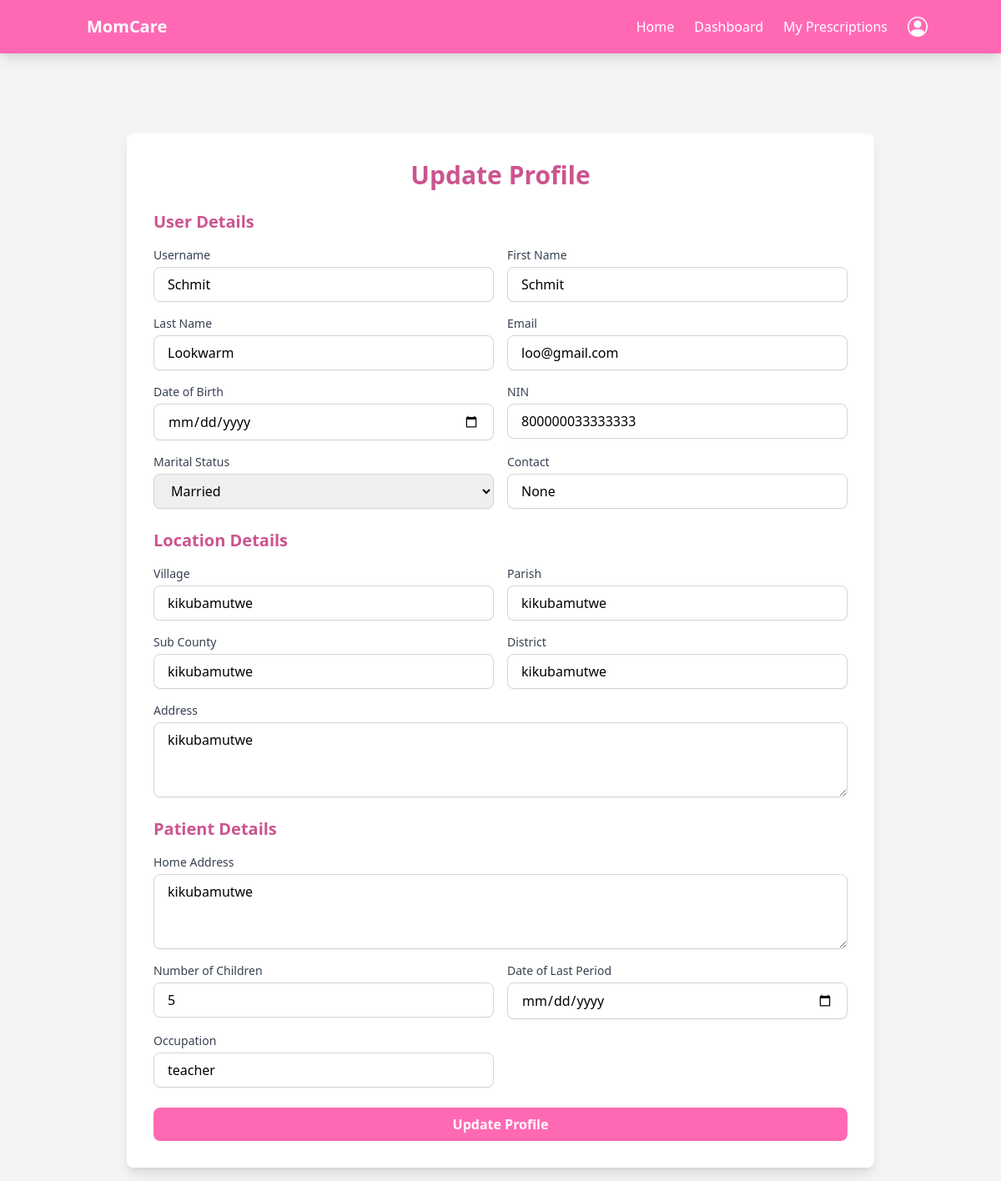
The app's page /profile_update/ (signed in), older data.
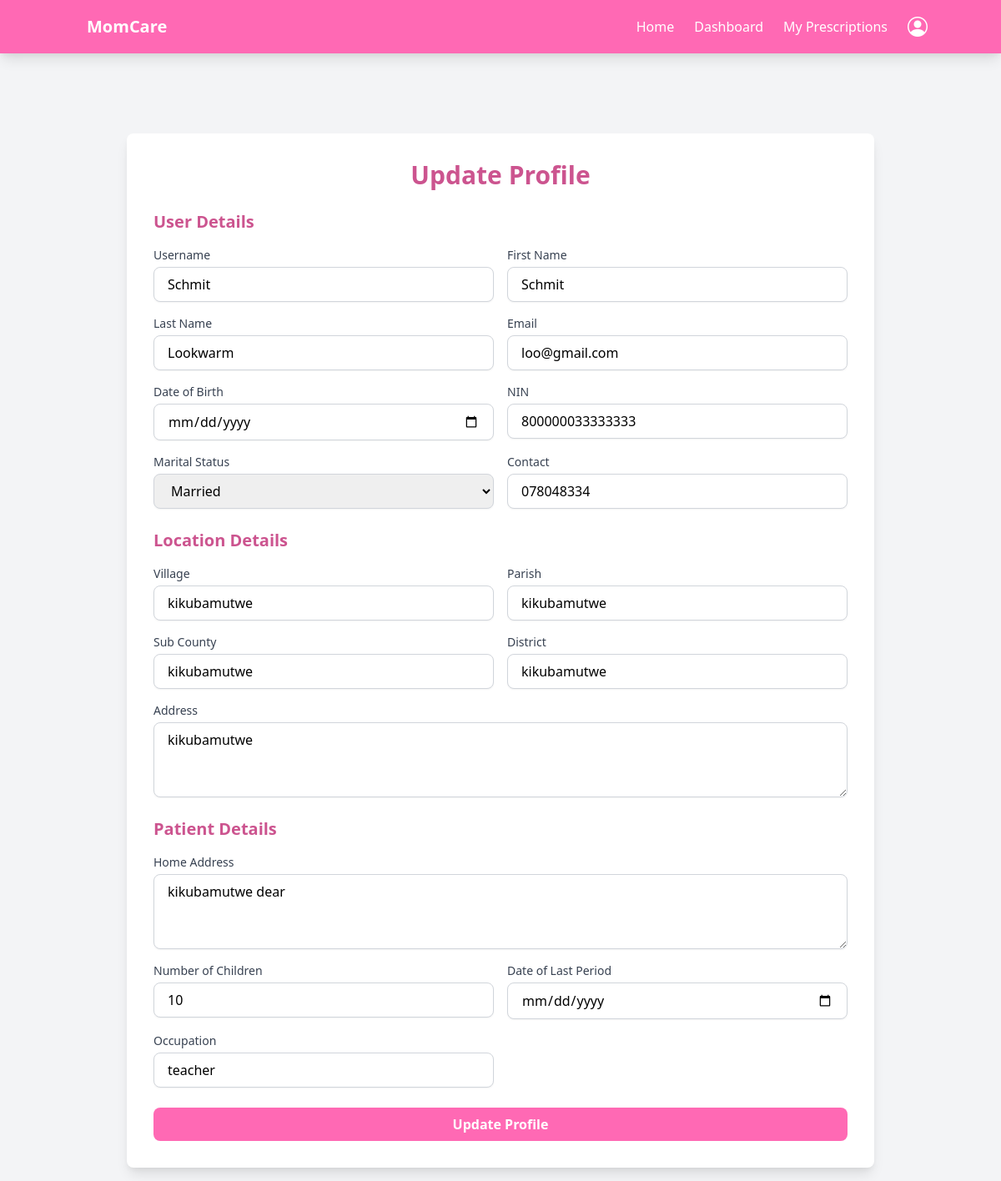
The same page, newer data.
### accounts/models.py (models this page shows, shortened)
class User(AbstractBaseUser, PermissionsMixin):
    username = models.CharField(max_length=150, unique=True)
    first_name = models.CharField(max_length=150)
    last_name = models.CharField(max_length=150)
    email = models.EmailField(unique=True)
    date_of_birth = models.DateField(null=True, blank=True)
    nin = models.CharField(max_length=20, unique=True, null=True, blank=True)
    marital_status = models.CharField(
        max_length=20,
        choices=[('Single', 'Single'), ('Married', 'Married')],
        null=True, blank=True
    )
    contact = models.CharField(max_length=15, null=True, blank=True)
    health_insurance_details = models.TextField(null=True, blank=True)
    government_scheme_eligibility = models.TextField(null=True, blank=True)
    is_doctor = models.BooleanField(default=False)
    is_patient = models.BooleanField(default=False)
    is_hospital = models.BooleanField(default=False)
    is_active = models.BooleanField(default=True)
    is_staff = models.BooleanField(default=False)
    created_at = models.DateTimeField(default=timezone.now)
    updated_at = models.DateTimeField(auto_now=True)
    objects = CustomUserManager()
    USERNAME_FIELD = 'username'
    REQUIRED_FIELDS = ['first_name', 'last_name', 'email']

class Patient(models.Model):
    user = models.OneToOneField(User, on_delete=models.CASCADE, related_name="patient_profile")
    age = models.IntegerField(null=True, blank=True)
    home_address = models.TextField(null=True, blank=True)
    number_of_children = models.IntegerField(null=True, blank=True)
    date_of_last_period = models.DateField(null=True, blank=True)
    occupation = models.CharField(max_length=255, null=True, blank=True)
    gestational_age = models.IntegerField(null=True, blank=True)  # Weeks of pregnancy
    expected_due_date = models.DateField(null=True, blank=True)
    type_of_pregnancy = models.CharField(max_length=20, choices=[('Single', 'Single'), ('Twins', 'Twins'), ('Multiples', 'Multiples')], null=True, blank=True)
    previous_pregnancies = models.IntegerField(null=True, blank=True)
    delivery_history = models.TextField(null=True, blank=True)
    high_risk_factors = models.TextField(null=True, blank=True)
    fetal_health = models.TextField(null=True, blank=True)
    pre_existing_conditions = models.TextField(null=True, blank=True)
    previous_surgeries = models.TextField(null=True, blank=True)
    current_medications = models.TextField(null=True, blank=True)
    allergies = models.TextField(null=True, blank=True)
    blood_type = models.CharField(max_length=5, null=True, blank=True)
    family_medical_history = models.TextField(null=True, blank=True)
    diet_preferences = models.TextField(null=True, blank=True)
    exercise_level = models.TextField(null=True, blank=True)
    smoking_alcohol_drug_use = models.TextField(null=True, blank=True)
    mental_health_status = models.TextField(null=True, blank=True)

### accounts/views.py (the view)
# urls.py: path('profile_update/', profile_update, name='profile_update'),
@login_required
def profile_update(request):
    user = request.user
    location, _ = Location.objects.get_or_create(user=user)
    patient, _ = Patient.objects.get_or_create(user=user)
    if request.method == 'POST':
        user_form = UserUpdateForm(request.POST, instance=user)
        location_form = LocationUpdateForm(request.POST, instance=location)
        patient_form = PatientUpdateForm(request.POST, instance=patient)
        if user_form.is_valid() and location_form.is_valid() and patient_form.is_valid():
            user_form.save()
            location_form.save()
            patient_form.save()
            messages.success(request, 'Your profile has been updated successfully!')
            return redirect('home')
        else:
            for field, errors in user_form.errors.items():
                for error in errors:
                    messages.error(request, f"User - {field}: {error}")
            for field, errors in location_form.errors.items():
                for error in errors:
                    messages.error(request, f"Location - {field}: {error}")
            for field, errors in patient_form.errors.items():
                for error in errors:
                    messages.error(request, f"Patient - {field}: {error}")
    else:
        user_form = UserUpdateForm(instance=user)
        location_form = LocationUpdateForm(instance=location)
        patient_form = PatientUpdateForm(instance=patient)
    return render(request, 'accounts/profile_update.html', {
        'user_form': user_form,
        'location_form': location_form,
        'patient_form': patient_form,
    })

### accounts/forms.py
class UserUpdateForm(forms.ModelForm):
        class Meta:
            model = User
            fields = ['username', 'first_name', 'last_name', 'email', 'date_of_birth', 'nin', 'marital_status', 'contact']
            widgets = {
                'username': forms.TextInput(attrs={'class': 'form-input', 'placeholder': 'Enter username'}),
                'first_name': forms.TextInput(attrs={'class': 'form-input', 'placeholder': 'Enter first name'}),
                'last_name': forms.TextInput(attrs={'class': 'form-input', 'placeholder': 'Enter last name'}),
                'email': forms.EmailInput(attrs={'class': 'form-input', 'placeholder': 'Enter email'}),
                'date_of_birth': forms.DateInput(attrs={'class': 'form-input', 'type': 'date'}),
                'nin': forms.TextInput(attrs={'class': 'form-input', 'placeholder': 'Enter NIN'}),
                'marital_status': forms.Select(attrs={'class': 'form-input'}),
                'contact': forms.TextInput(attrs={'class': 'form-input', 'placeholder': 'Enter contact number'}),
            }

### templates/accounts/profile_update.html (shortened to what the changed rows need)
{% extends 'base.html' %}
{% load static %}
{% block content %}
<main class="mt-16 sm:mt-20 min-h-screen flex items-center justify-center bg-gray-100">
    <div class="w-full max-w-4xl p-6 sm:p-8 bg-white rounded-lg shadow-lg">
        <h2 class="text-2xl sm:text-3xl font-bold text-hotpink-dark mb-6 text-center">Update Profile</h2>
        <form method="post" class="space-y-6">
            <div>
                <div class="grid grid-cols-1 sm:grid-cols-2 gap-4">
                    <div>
                        <label for="username" class="block text-sm font-medium text-gray-700">Username</label>
                        <input type="text" id="username" name="username" value="{{ user_form.instance.username }}"
                               class="mt-1 block w-full px-4 py-2 border border-gray-300 rounded-lg shadow-sm focus:ring-hotpink focus:border-hotpink"
                               placeholder="Enter username">
                    </div>
                    <div>
                        <label for="first_name" class="block text-sm font-medium text-gray-700">First Name</label>
                        <input type="text" id="first_name" name="first_name" value="{{ user_form.instance.first_name }}"
                               class="mt-1 block w-full px-4 py-2 border border-gray-300 rounded-lg shadow-sm focus:ring-hotpink focus:border-hotpink"
                               placeholder="Enter first name">
                    </div>
                    <div>
                        <label for="last_name" class="block text-sm font-medium text-gray-700">Last Name</label>
                        <input type="text" id="last_name" name="last_name" value="{{ user_form.instance.last_name }}"
                               class="mt-1 block w-full px-4 py-2 border border-gray-300 rounded-lg shadow-sm focus:ring-hotpink focus:border-hotpink"
                               placeholder="Enter last name">
                    </div>
                    <div>
                        <label for="email" class="block text-sm font-medium text-gray-700">Email</label>
                        <input type="email" id="email" name="email" value="{{ user_form.instance.email }}"
                               class="mt-1 block w-full px-4 py-2 border border-gray-300 rounded-lg shadow-sm focus:ring-hotpink focus:border-hotpink"
                               placeholder="Enter email">
                    </div>
                    <div>
                        <label for="date_of_birth" class="block text-sm font-medium text-gray-700">Date of Birth</label>
                        <input type="date" id="date_of_birth" name="date_of_birth" value="{{ user_form.instance.date_of_birth|default:'' }}"
                               class="mt-1 block w-full px-4 py-2 border border-gray-300 rounded-lg shadow-sm focus:ring-hotpink focus:border-hotpink">
                    </div>
                    <div>
                        <label for="nin" class="block text-sm font-medium text-gray-700">NIN</label>
                        <input type="text" id="nin" name="nin" value="{{ user_form.instance.nin }}"
                               class="mt-1 block w-full px-4 py-2 border border-gray-300 rounded-lg shadow-sm focus:ring-hotpink focus:border-hotpink"
                               placeholder="Enter NIN">
                    </div>
                    <div>
                        <label for="marital_status" class="block text-sm font-medium text-gray-700">Marital Status</label>
                        <select id="marital_status" name="marital_status"
                                class="mt-1 block w-full px-4 py-2 border border-gray-300 rounded-lg shadow-sm focus:ring-hotpink focus:border-hotpink">
                            <option value="Married" {% if user_form.instance.marital_status == 'Married' %}selected{% endif %}>Married</option>
                        </select>
                    </div>
                    <div>
                        <label for="contact" class="block text-sm font-medium text-gray-700">Contact</label>
                        <input type="text" id="contact" name="contact" value="{{ user_form.instance.contact }}"
                               class="mt-1 block w-full px-4 py-2 border border-gray-300 rounded-lg shadow-sm focus:ring-hotpink focus:border-hotpink"
                               placeholder="Enter contact number">
                    </div>
                </div>
            </div>
            <div>
                <div class="grid grid-cols-1 sm:grid-cols-2 gap-4">
                    <div class="sm:col-span-2">
                        <label for="home_address" class="block text-sm font-medium text-gray-700">Home Address</label>
                        <textarea id="home_address" name="home_address" rows="3"
                                  class="mt-1 block w-full px-4 py-2 border border-gray-300 rounded-lg shadow-sm focus:ring-hotpink focus:border-hotpink"
                                  placeholder="Enter home address">{{ patient_form.instance.home_address }}</textarea>
                    </div>
                    <div>
                        <label for="number_of_children" class="block text-sm font-medium text-gray-700">Number of Children</label>
                        <input type="number" id="number_of_children" name="number_of_children" value="{{ patient_form.instance.number_of_children }}"
                               class="mt-1 block w-full px-4 py-2 border border-gray-300 rounded-lg shadow-sm focus:ring-hotpink focus:border-hotpink"
                               placeholder="Enter number of children">
                    </div>
                    <div>
                        <label for="date_of_last_period" class="block text-sm font-medium text-gray-700">Date of Last Period</label>
                        <input type="date" id="date_of_last_period" name="date_of_last_period" value="{{ patient_form.instance.date_of_last_period|default:'' }}"
                               class="mt-1 block w-full px-4 py-2 border border-gray-300 rounded-lg shadow-sm focus:ring-hotpink focus:border-hotpink">
                    </div>
                    <div>
                        <label for="occupation" class="block text-sm font-medium text-gray-700">Occupation</label>
                        <input type="text" id="occupation" name="occupation" value="{{ patient_form.instance.occupation }}"
                               class="mt-1 block w-full px-4 py-2 border border-gray-300 rounded-lg shadow-sm focus:ring-hotpink focus:border-hotpink"
                               placeholder="Enter occupation">
                    </div>
                </div>
            </div>
        </form>
    </div>
</main>
{% endblock %}

Row changes from the older to the newer data that the page shows:
changed User "Schmit": contact "None" → "078048334"
changed Patient "teacher": home_address "kikubamutwe" → "kikubamutwe dear"; number_of_children "5" → "10"
